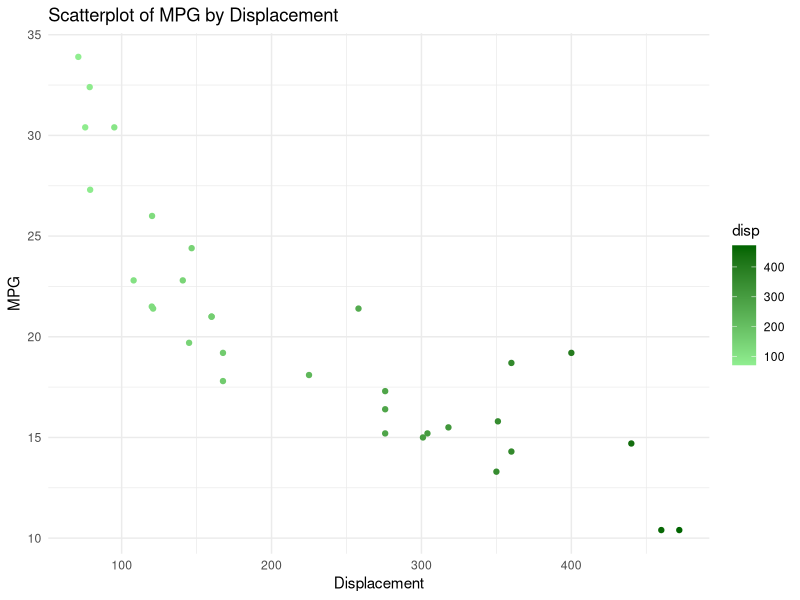

Write R code to recreate this figure.
#project 1
#gillian fanning
#------------------------------------------------------------------------

#load libraries
library(ggplot2)

#load data
mtcars

#create plot
ggplot(mtcars, aes(x = disp, y = mpg, color = disp)) +
  geom_point() +
  scale_color_gradient(low = "lightgreen", high = "darkgreen") +
  labs(title = "Scatterplot of MPG by Displacement", x = "Displacement", y = "MPG") +
  theme_minimal()
